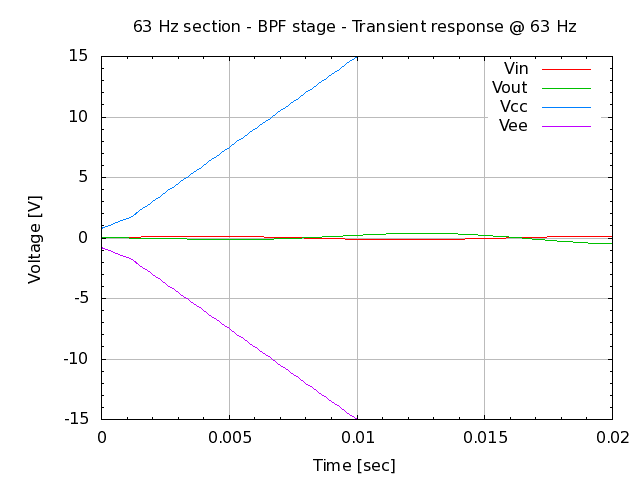

The script that saved this image:
# set terminal
set term png

# set graph
set output "26.000.00.02.17-2.png"
set title "63 Hz section - BPF stage - Transient response @ 63 Hz"

# setup Y-axis
set yrange [-15:15]
set grid ytics lt 1 lw 1 lc rgb "#bbbbbb"
set mytics
set ylabel "Voltage [V]"

# setup X-axis
set grid xtics lt 1 lw 1 lc rgb "#bbbbbb"
set mxtics
set  xrange [0:0.02]
set xlabel "Time [sec]"

# setup plot style
set style data lines
plot '26.000.00.02.17.dat' using 1:2 title "Vin", \
     '26.000.00.02.17.dat' using 1:3 title "Vout", \
     '26.000.00.02.17.dat' using 1:4 title "Vcc", \
     '26.000.00.02.17.dat' using 1:5 title "Vee"

# set output back to default
set output

# reset terminal type
set terminal pop
